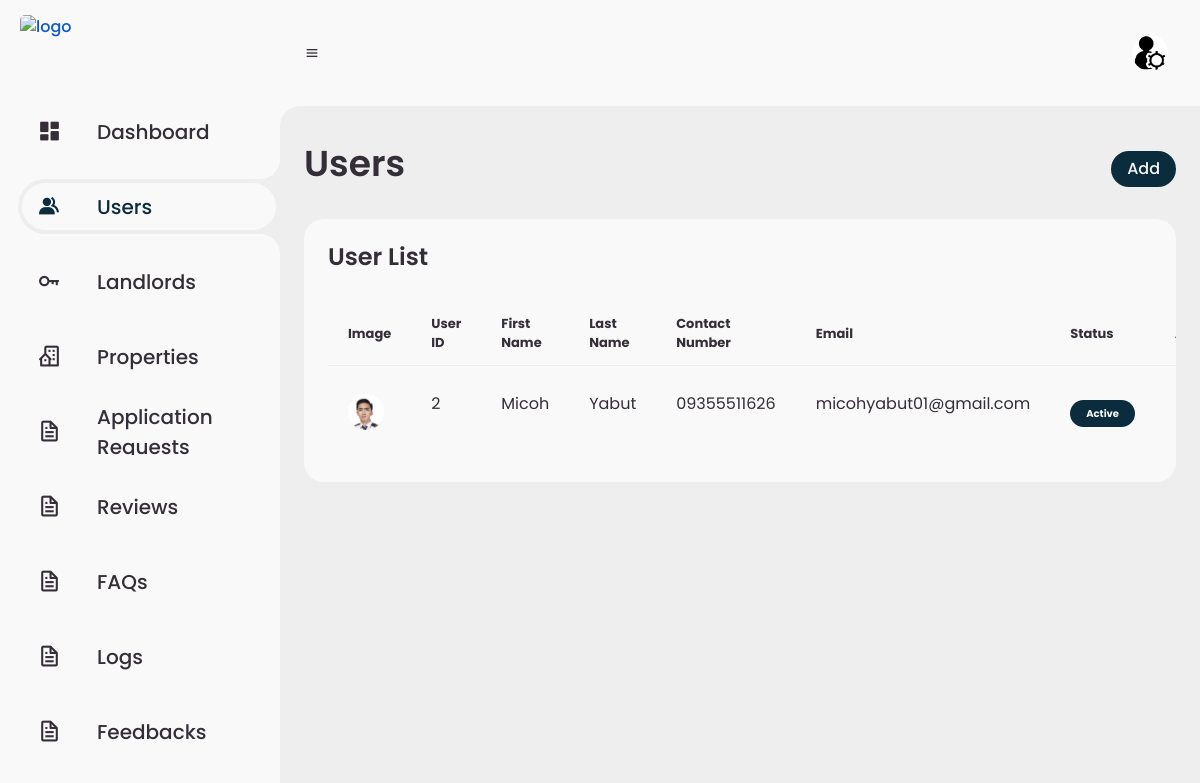
The app's page /admin/users.php (signed in) with its own data.
### tables this page shows
CREATE TABLE `apt_user_information` (
  `user_id` int(11) NOT NULL,
  `first_name` varchar(50) NOT NULL,
  `last_name` varchar(50) NOT NULL,
  `contact_number` varchar(15) NOT NULL,
  `user_type` int(1) NOT NULL,
  `status` int(1) NOT NULL
);

CREATE TABLE `apt_user_images` (
  `image_id` int(11) NOT NULL,
  `user_id` int(11) NOT NULL,
  `image_name` varchar(255) NOT NULL,
  `status` int(11) NOT NULL
);

CREATE TABLE `apt_users` (
  `user_id` int(11) NOT NULL,
  `email` varchar(255) NOT NULL,
  `password` varchar(255) NOT NULL,
  `salt` varchar(255) NOT NULL,
  `status` int(1) NOT NULL
);

### models/User.php (called while the page is built, shortened)
<?php
class User
{
	protected $connection;
	public function setConnection($connection)
	{
		$this->connection = $connection;
	}
    public function getUsers(){
		try {
			$sql = "SELECT apt_user_information.*, apt_users.*, apt_user_images.image_name FROM apt_user_information JOIN apt_users ON apt_user_information.user_id=apt_users.user_id LEFT JOIN apt_user_images ON apt_user_information.user_id=apt_user_images.user_id WHERE apt_user_information.user_type=2 AND apt_user_information.status=1";
			$data = $this->connection->query($sql)->fetchAll();
			return $data;
		} catch (Exception $e) {
			error_log($e->getMessage());
		}
	}
}

### admin/users.php (the view, shortened to what this page needs)
<!DOCTYPE html>
<html lang="en">
<head>
	<link href='https://unpkg.com/boxicons@2.0.9/css/boxicons.min.css' rel='stylesheet'>
	<link rel="stylesheet" href="css/adminstyle.css">
	<link rel="stylesheet" href="https://cdnjs.cloudflare.com/ajax/libs/font-awesome/6.2.1/css/all.min.css" />
	<link href="https://cdn.jsdelivr.net/npm/bootstrap@5.3.2/dist/css/bootstrap.min.css" rel="stylesheet">
</head>
<body>
	<?php include ('sidebarbootstrap.php'); ?>
	<section id="content">
		<?php include('navbar.php');?>
		<main>
			<div class="head-title">
				<div class="left">
					<h1>Users</h1>
				</div>
                <a href="add-user" class="btn-add">
                    <span class="text">Add</span>
                </a>
			</div>
			<div style="overflow-y:scroll; max-height:500px; scrollbar-width:none; " id="data-table" class="table-data">
				<div class="order">
					<div class="head">
						<h3>User List</h3>
					</div>
					<table>
						<thead>
							<tr>
                                <th>Image</th>
								<th>User ID</th>
								<th>First Name</th>
								<th>Last Name</th>
								<th>Contact Number</th>
								<th>Email</th>
                                <th>Status</th>
								<th>Actions</th>
							</tr>
						</thead>
						<tbody>
                            <?php
                                $users = new User();
                                $users->setConnection($connection);
                                $getUsers = array_reverse($users->getUsers());
                                foreach($getUsers as $user){
                                    $users_image_path = isset($user['image_name']) ? $user['image_name'] : 'male-logo.png';
                                    $users_id = $user['user_id'];
                                    $first_name = $user['first_name'];
                                    $last_name = $user['last_name'];
                                    $contact_number = $user['contact_number'];
                                    $email = $user['email'];
                                    $status = $user['status'];
                                    if($status===1){
                                        $show_status = 'Active';
                                    }elseif($status===2){
                                        $show_status = 'Pending';
                                    }elseif($status===0){
                                        $show_status = 'Deleted';
                                    }
                            ?>
							<tr>
                                <td>
									<img src="../resources/images/users/<?php echo $users_image_path ?>">
								</td>
								<td><p><?php echo $users_id?></p></td>
								<td><p><?php echo $first_name ?></p></td>
								<td><p><?php echo $last_name ?></p></td>
								<td><p><?php echo $contact_number ?></p></td>
								<td><p><?php echo $email ?></p></td>
                                <td><span class="status completed"><?php echo $show_status ?></span></td>
								<td>
                                </td>
							</tr>
                            <?php } ?>
						</tbody>
					</table>
				</div>
			</div>
		</main>
	</section>
</body>
</html>

### admin/css/adminstyle.css (style rules this page uses)
* { margin: 0; padding: 0; box-sizing: border-box; font-family: 'Poppins', sans-serif; }
a { text-decoration: none; }
:root { --poppins: 'Poppins', sans-serif; --lato: 'Lato', sans-serif; --light: #F9F9F9; --blue: #0b2c3c; --light-blue: #CFE8FF; --grey: #eee; --dark-grey: #AAAAAA; --dark: #342E37; --red: #DB504A; --yellow: #FFCE26; --light-yellow: #FFF2C6; --orange: #ff5a3d; --light-orange: #FFE0D3; }
html { overflow-x: hidden; }
body { background: var(--grey); overflow-x: hidden; }
#content { position: relative; width: calc(100% - 280px); left: 280px; transition: .3s ease; }
#content main { width: 100%; padding: 36px 24px; font-family: var(--poppins); max-height: calc(100vh - 56px); overflow-y: hidden; }
#content main .head-title { display: flex; align-items: center; justify-content: space-between; grid-gap: 16px; flex-wrap: wrap; }
#content main .head-title .left h1 { font-size: 36px; font-weight: 600; margin-bottom: 10px; color: var(--dark); }
#content main .head-title .btn-add { height: 36px; padding: 0 16px; border-radius: 36px; background: var(--blue); color: var(--light); display: flex; justify-content: center; align-items: center; grid-gap: 10px; font-weight: 500; }
#content main .table-data { display: flex; flex-wrap: wrap; grid-gap: 24px; margin-top: 24px; width: 100%; color: var(--dark); }
.table-data { -ms-overflow-style:none; }
#content main .table-data > div { border-radius: 20px; background: var(--light); padding: 24px; overflow-x: auto; }
#content main .table-data .head { display: flex; align-items: center; grid-gap: 16px; margin-bottom: 24px; }
#content main .table-data .head h3 { margin-right: auto; font-size: 24px; font-weight: 600; }
#content main .table-data .order { flex-grow: 1; flex-basis: 500px; }
#content main .table-data .order table { width: 100%; border-collapse: collapse; }
#content main .table-data .order table th { padding-bottom: 12px; font-size: 13px; text-align: left; border-bottom: 1px solid var(--grey); }
#content main .table-data .order table td { padding: 16px 20px; }
#content main .table-data .order table td img { width: 36px; height: 36px; border-radius: 50%; object-fit: cover; }
#content main .table-data .order table tr td .status { font-size: 10px; padding: 6px 16px; color: var(--light); border-radius: 20px; font-weight: 700; }
#content main .table-data .order table tr td .status.completed { background: var(--blue); }
.table-data th, .table-data td { padding: 10px 20px; text-align: left; }

### records on screen
apt_user_information: apt_user_images.image_name (picture), user_id.user_id "2", first_name "Micoh", last_name "Yabut", contact_number "09355511626", user_id.email "micohyabut01@gmail.com", user_id.status "Active"

### other values on screen
$pageTitle "Dashboard"
$pageTitle "Users"
$pageTitle "Landlords"
$pageTitle "Properties"
$pageTitle "Application Requests"
$pageTitle "Reviews"
$pageTitle "FAQs"
$pageTitle "Logs"
$pageTitle "Feedbacks"
